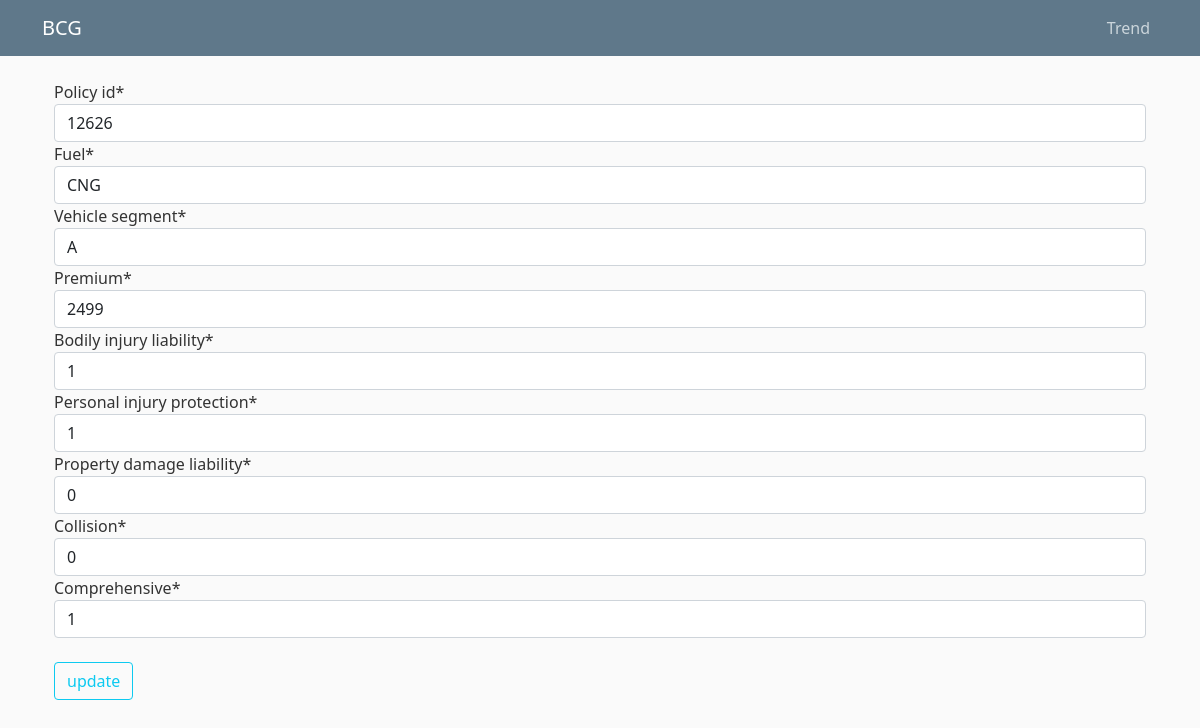
The page /insurance/12626/update/ on the database its author committed.
### insurance/models.py (models this page shows, shortened)
class Insurance(models.Model):
    policy_id=models.IntegerField(primary_key=True,db_index=True)
    fuel=models.CharField(max_length=50)
    vehicle_segment=models.CharField(max_length=50)
    premium=models.IntegerField(default=0,validators=[MaxValueValidator(100000)])
    bodily_injury_liability=models.IntegerField(default=0)
    personal_injury_protection=models.IntegerField(default=0)
    property_damage_liability=models.IntegerField(default=0)
    collision=models.IntegerField(default=0)
    comprehensive=models.IntegerField(default=0)
    customers= models.ManyToManyField(Customer, through='Customer_Insurance',
    related_name='customers', blank=True)

### insurance/views.py (the view)
# urls.py: path('insurance/<int:pk>/update/', InsuranceUpdateView.as_view(), name='insurance-update'),
class InsuranceUpdateView(UpdateView):
    model=Insurance
    form_class = InsuranceForm

### insurance/forms.py
class InsuranceForm(forms.ModelForm):
    class Meta:
        model=Insurance
        fields = ['policy_id', 'fuel','vehicle_segment','premium','bodily_injury_liability','personal_injury_protection',
        'property_damage_liability','collision','comprehensive']

### insurance/templates/insurance/insurance_form.html (shortened to what this page needs)
{% extends 'insurance/base.html' %}
{% load crispy_forms_tags %}
{% block content %}
    <div class="container">
        <form method="POST">
            <fieldset class="form-group">
                {{ form | crispy}}
            </fieldset>
            <div class="form-group">
                <br/>
                <button class="btn btn-outline-info"
                    type="submit">update</button>
            </div>
        </form>
    </div>
{% endblock content%}

### insurance/static/insurance/main.css (style rules this page uses)
body { background: #fafafa; color: #333333; margin-top: 5rem; }

### rows shown on the page
Insurance: policy_id "12626", fuel "CNG", vehicle_segment "A", premium "2499", bodily_injury_liability "1", personal_injury_protection "1", property_damage_liability "0", collision "0", comprehensive "1"
